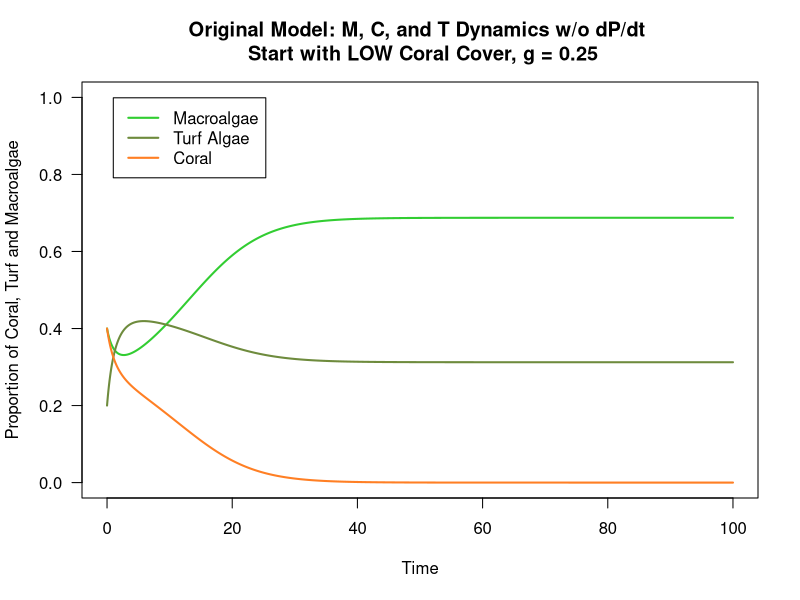
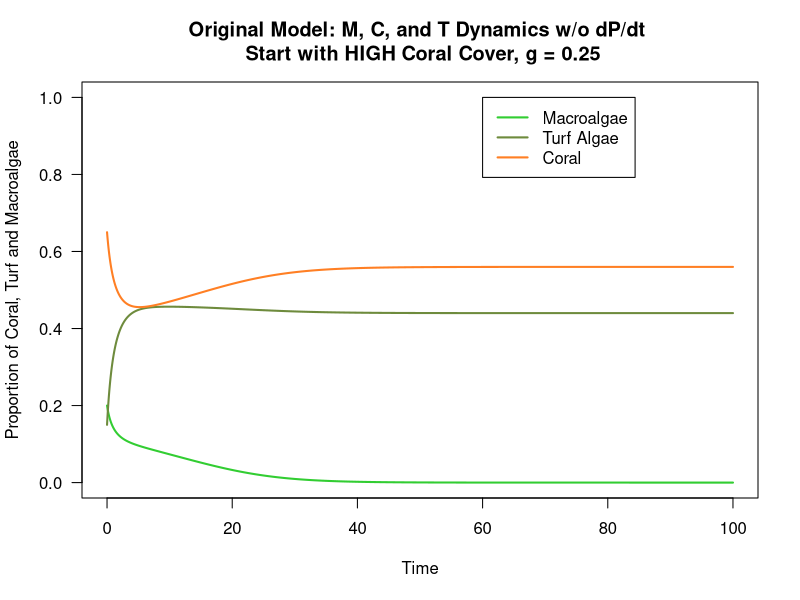
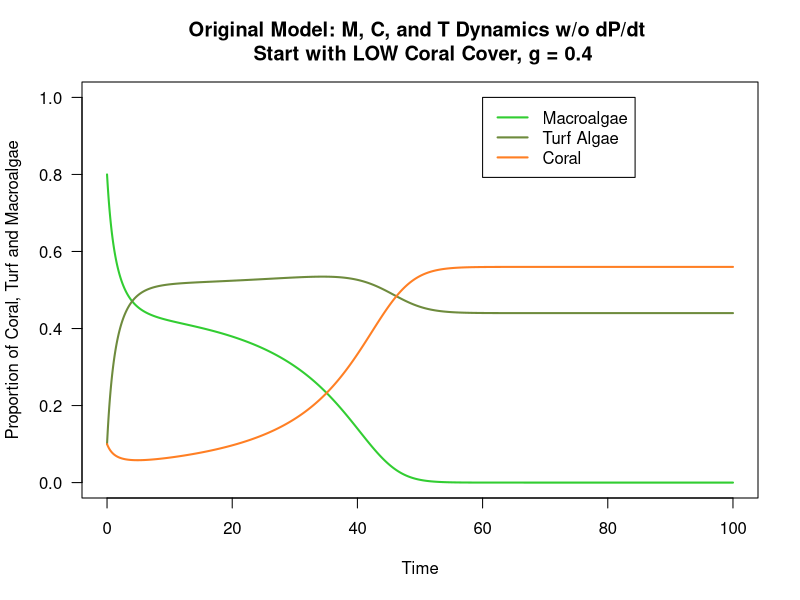
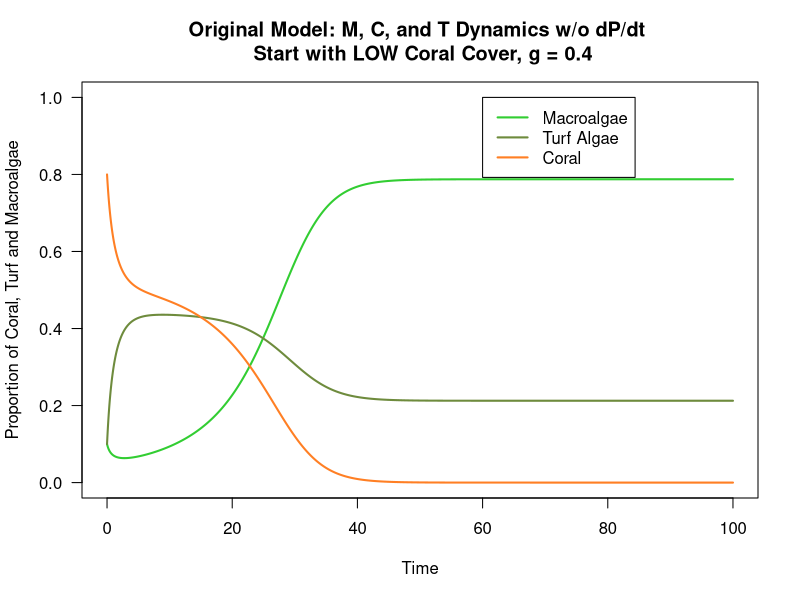
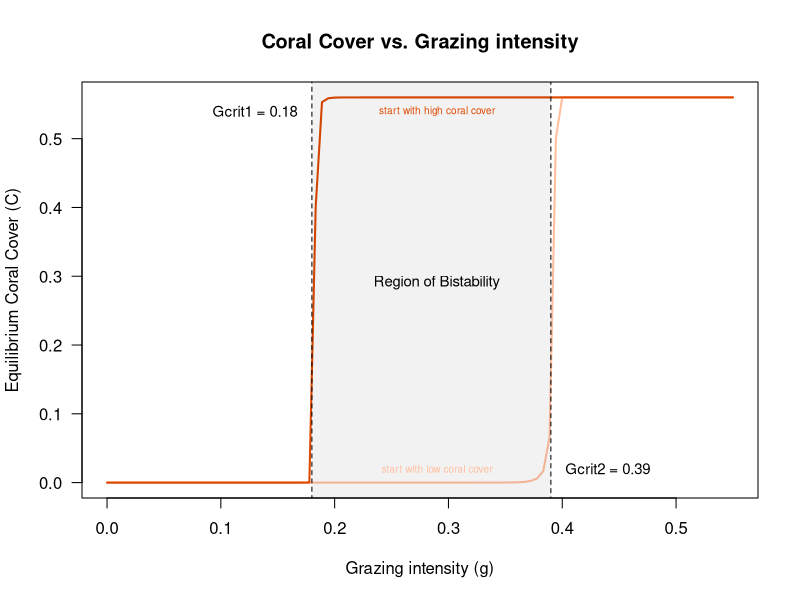
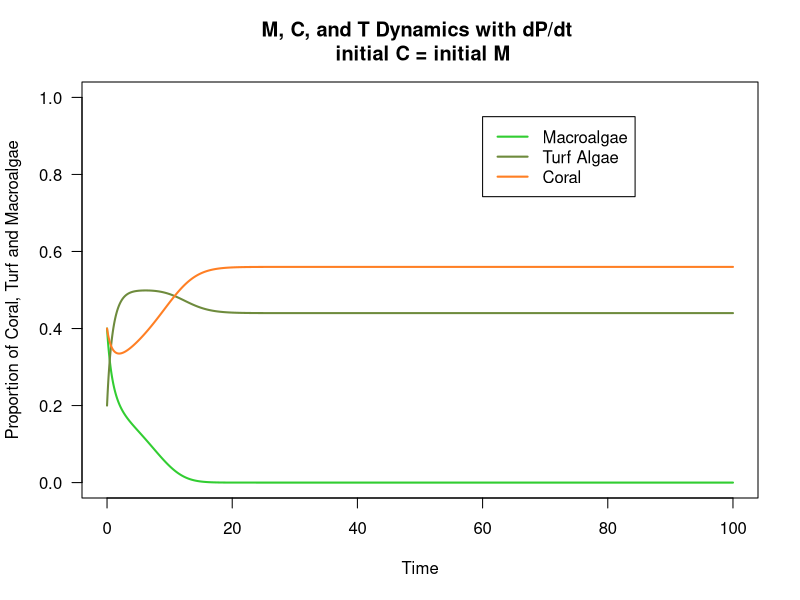
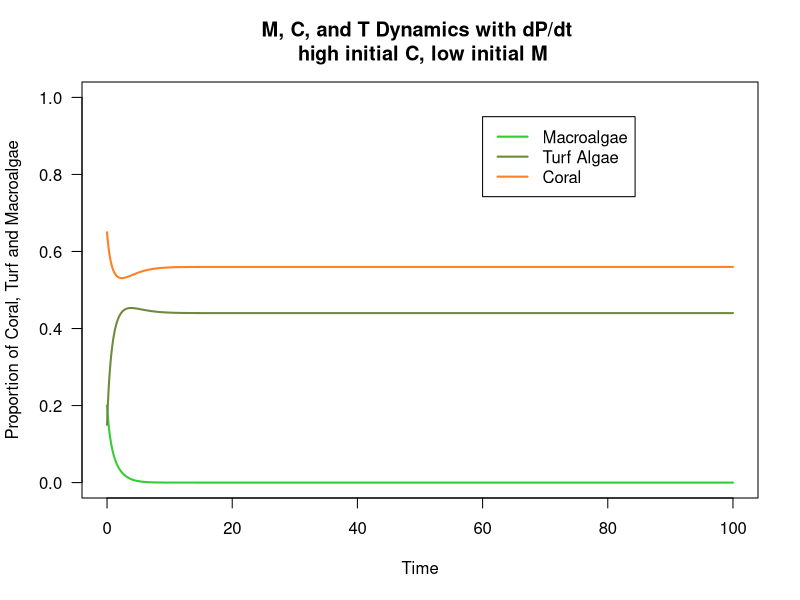
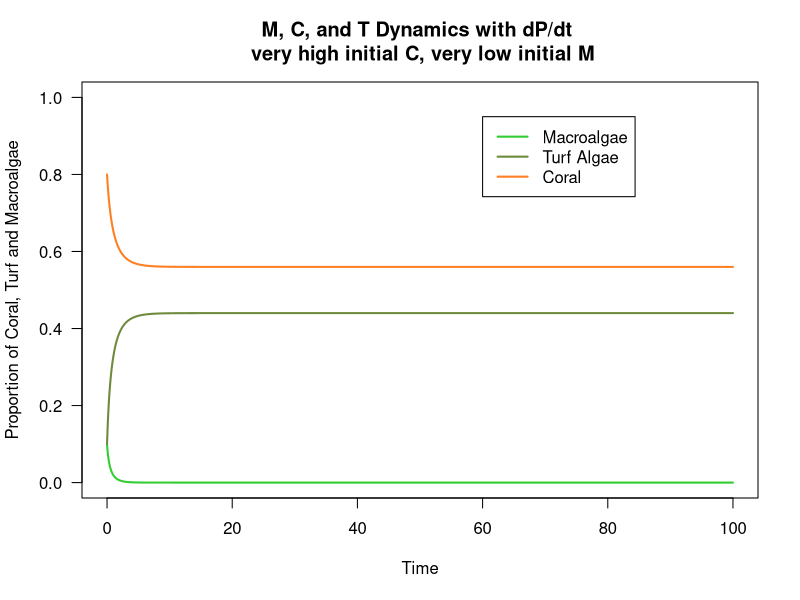

Here is the R script that generated these plots, in order: (Note: a time limit stopped this script after it produced the figures.)
## ---- chunk 1
knitr::opts_chunk$set(echo = TRUE)
## ---- chunk 2
# parrotfish growth rate
s <- 0.49 # intrinsic rate of growth s of parrotfish 

# rate macro algae directly overgrow coral per year
alpha <- 0.1 # coral overgrown by macro algae at a rate a

# rate macro algae spread vegetatively over algal turfs per year
gamma <- 0.8 # at a rate γ (gamma)

# rate of coral recruitment to algal turfs per year; coral always overgrow algal turfs
r <- 1 # corals recruit to and overgrow algal turfs at a rate r

# coral mortality -- natural coral mortality accounts for 2-4% per year, predation for 30%, and remaining mortality from coral disease or tissue damage following bleaching
d <- 0.44 # natural mortality rate of d

# grazing rate g can change, right now im setting it between the critical values 0.18 and 0.39
   # set grazing rate when it is above 0.39 coral will be in high equilibrium 
    #g <- 0.4
   # grazing rate when it is below 0.18 macroalgae will be in high equilibrium 
    #g <- 0.19
   # when grazing rate is between 0.18 and 0.39 and coral starts low, then bistability will bring back to low coral state, but when coral is high initially (above 0.5%), bistability will return to coral 
    #g <- 0.25

# maximum parrotfish carrying capacity
#beta <- C

# fishing pressure 
f <- 0

## ---- chunk 3
## Store plot colors
Mcol <- 'limegreen' # plot color for macropalgae 
Tcol <- 'darkolivegreen4' # plot color for turf algae 
Ccol <- 'chocolate1' # plot color for coral 
Pcol <- 'darkturquoise' #plot color for parrotfish population
## ---- chunk 4
#Initial Conditions:

## C and M start the same
#M0 <- .4 # macro algae starts at 40% concentration
#C0  <- .4 # coral starts at 40%
#T0  <- 1 - M0 - C0  # turf starts at 20% 

## Higher initial C
#M0 <- .2 # macro algae starts at 20% concentration
#C0  <- .65 # coral starts at 65%
#T0  <- 1 - M0 - C0  # turf starts at 15% 

## Highest initial C
#M0 <- .1 # macro algae starts at 10% concentration
#C0  <- .8 # coral starts at 80%
#T0  <- 1 - M0 - C0  # turf starts at 10% 

## High initial M
#M0 <- .8 # macro algae starts at 80% concentration
#C0  <- .1 # coral starts at 10%
#T0  <- 1 - M0 - C0  # turf starts at 10% 

## ---- chunk 5
# setting time and initial values 
# time set 0 to 100
tset <- seq(from = 0, to = 100, length.out = 20000) #set time from 0 to 100 

# set initial condition for the parameters
# M + C + T = 1 particular region of the seabed is covered entirely by macroalgae (M), coral (C), and algal turfs (T) (variables)
M0 <- .4 # macro algae starts at 40% concentration
C0  <- .4 # coral starts at 40%
T0  <- 1 - M0 - C0  # turf starts at 20% 

### Simulation 1: M, C, T dynamics in the absence of parrotfish grazing ###
g <- 0.25 #setting g to between threshold 

# creating holding vectors and filling initial conditions
M.simu <- NaN*tset 
M.simu[1] <- M0
C.simu <- NaN*tset
C.simu[1] <- C0
T.simu <- NaN*tset
T.simu[1] <- T0

#for loop for M, C, T dynamics in absence of parrotfish grazing
for(i in 2:length(tset)){
  # calculating change in time
	dt <- tset[i]-tset[i-1] 
	
	# set variable equal to the simulation value at the previous timestep
	M <- M.simu[i-1]
	C <- C.simu[i-1]
	Tt <- T.simu[i-1]
		

	# calculating change in population size -- replace g with P squiggle (P)
	dM <- ( (alpha*M*C) - ((g*M)/(M + Tt)) + (gamma*M*Tt) ) * dt 
	#dT <- ( (g*M)/(M + T) - (gamma*M*T) - (r*T*C) + (d*C)) * dt 
	dC <- ((r*Tt*C) - (d*C) - (alpha*M*C) ) * dt
	
	# calculating total population size
	M.simu[i] <- M.simu[i-1] + dM
	C.simu[i] <- C.simu[i-1] + dC
	T.simu[i] <- 1 - C.simu[i] - M.simu[i]
}

# plot for M/C/T dynamics in the absence of parrotfish grazing
    # g = 0.4, C0 = 0.3
# plot macroalgae
plot(x = tset, y = M.simu,
     type = 'l', las = 1, lwd = 2, col = Mcol,
     xlab = 'Time', ylab = 'Proportion of Coral, Turf and Macroalgae',
     xlim = c(min(tset), max(tset)), ylim = c(0, 1))
# plot turf
lines(x = tset, y = T.simu,
      lwd = 2, col = Tcol)
# plot coral
lines(x = tset, y = C.simu,
      lwd = 2, col = Ccol)

title("Original Model: M, C, and T Dynamics w/o dP/dt \n Start with LOW Coral Cover, g = 0.25")

legend(x = 1, y = .999,
       c('Macroalgae', 'Turf Algae', 'Coral'),
       lwd = 2,
       col = c(Mcol, Tcol, Ccol))
## ---- chunk 6
# setting time and initial values 
# time set 0 to 100
tset <- seq(from = 0, to = 100, length.out = 20000) #set time from 0 to 100 

# set initial condition for the parameters, I just set these randomly but also to be equal to 1 as the paper says 
# M + C + T = 1 particular region of the seabed is covered entirely by macroalgae (M), coral (C), and algal turfs (T) (variables)
M0 <- .2 # macro algae starts at 20% concentration
C0  <- .65 # coral starts at 65%
T0  <- 1 - M0 - C0  # turf starts at 15% 

### Simulation 1: M, C, T dynamics in the absence of parrotfish grazing ###
g <- 0.25 #setting g to between threshold  

# creating holding vectors and filling initial conditions
M.simu1 <- NaN*tset 
M.simu1[1] <- M0
C.simu1 <- NaN*tset
C.simu1[1] <- C0
T.simu1 <- NaN*tset
T.simu1[1] <- T0

#for loop for M, C, T dynamics in absence of parrotfish grazing
for(i in 2:length(tset)){
  # calculating change in time
	dt <- tset[i]-tset[i-1] 
	
	# set variable equal to the simulation value at the previous timestep
	M <- M.simu1[i-1]
	C <- C.simu1[i-1]
	Tt <- T.simu1[i-1]
		

	# calculating change in population size -- replace g with P squiggle (P)
	dM <- ( (alpha*M*C) - ((g*M)/(M + Tt)) + (gamma*M*Tt) ) * dt 
	#dT <- ( (g*M)/(M + T) - (gamma*M*T) - (r*T*C) + (d*C)) * dt 
	dC <- ((r*Tt*C) - (d*C) - (alpha*M*C) ) * dt
	
	# calculating total population size
	M.simu1[i] <- M.simu1[i-1] + dM
	C.simu1[i] <- C.simu1[i-1] + dC
	T.simu1[i] <- 1 - C.simu1[i] - M.simu1[i]
}

# plot for M/C/T dynamics in the absence of parrotfish grazing, HIGH coral cover 
# plot macroalgae
plot(x = tset, y = M.simu1,
     type = 'l', las = 1, lwd = 2, col = Mcol,
     xlab = 'Time', ylab = 'Proportion of Coral, Turf and Macroalgae',
     xlim = c(min(tset), max(tset)), ylim = c(0, 1))
# plot turf
lines(x = tset, y = T.simu1,
      lwd = 2, col = Tcol)
# plot coral
lines(x = tset, y = C.simu1,
      lwd = 2, col = Ccol)

title("Original Model: M, C, and T Dynamics w/o dP/dt \n Start with HIGH Coral Cover, g = 0.25")

legend(x = 60, y = 1,
       c('Macroalgae', 'Turf Algae', 'Coral'),
       lwd = 2,
       col = c(Mcol, Tcol, Ccol))
## ---- chunk 7
# setting time and initial values 
# time set 0 to 100
tset <- seq(from = 0, to = 100, length.out = 20000) #set time from 0 to 100 

# set initial condition for the parameters, I just set these randomly but also to be equal to 1 as the paper says 
# M + C + T = 1 particular region of the seabed is covered entirely by macroalgae (M), coral (C), and algal turfs (T) (variables)
M0 <- .8 # macro algae starts at 80% concentration
C0  <- .1 # coral starts at 10%
T0  <- 1 - M0 - C0  # turf starts at 10% 

### Simulation 1: M, C, T dynamics in the absence of parrotfish grazing ###
g <- 0.4 #setting g to above threshold 

# creating holding vectors and filling initial conditions
M.simuG <- NaN*tset 
M.simuG[1] <- M0
C.simuG <- NaN*tset
C.simuG[1] <- C0
T.simuG <- NaN*tset
T.simuG[1] <- T0

#for loop for M, C, T dynamics in absence of parrotfish grazing
for(i in 2:length(tset)){
  # calculating change in time
	dt <- tset[i]-tset[i-1] 
	
	# set variable equal to the simulation value at the previous timestep
	M <- M.simuG[i-1]
	C <- C.simuG[i-1]
	Tt <- T.simuG[i-1]
		

	# calculating change in population size -- replace g with P squiggle (P)
	dM <- ( (alpha*M*C) - ((g*M)/(M + Tt)) + (gamma*M*Tt) ) * dt 
	#dT <- ( (g*M)/(M + T) - (gamma*M*T) - (r*T*C) + (d*C)) * dt 
	dC <- ((r*Tt*C) - (d*C) - (alpha*M*C) ) * dt
	
	# calculating total population size
	M.simuG[i] <- M.simuG[i-1] + dM
	C.simuG[i] <- C.simuG[i-1] + dC
	T.simuG[i] <- 1 - C.simuG[i] - M.simuG[i]
}

# plot for M/C/T dynamics in the absence of parrotfish grazing, low coral cover, high G 
# plot macroalgae
plot(x = tset, y = M.simuG,
     type = 'l', las = 1, lwd = 2, col = Mcol,
     xlab = 'Time', ylab = 'Proportion of Coral, Turf and Macroalgae',
     xlim = c(min(tset), max(tset)), ylim = c(0, 1))
# plot turf
lines(x = tset, y = T.simuG,
      lwd = 2, col = Tcol)
# plot coral
lines(x = tset, y = C.simuG,
      lwd = 2, col = Ccol)

title("Original Model: M, C, and T Dynamics w/o dP/dt \n Start with LOW Coral Cover, g = 0.4")

legend(x = 60, y = 1,
       c('Macroalgae', 'Turf Algae', 'Coral'),
       lwd = 2,
       col = c(Mcol, Tcol, Ccol))
## ---- chunk 8
# setting time and initial values 
# time set 0 to 100
tset <- seq(from = 0, to = 100, length.out = 20000) #set time from 0 to 100 

# set initial condition for the parameters, I just set these randomly but also to be equal to 1 as the paper says 
# M + C + T = 1 particular region of the seabed is covered entirely by macroalgae (M), coral (C), and algal turfs (T) (variables)
M0 <- .1 # macro algae starts at 10% concentration
C0  <- .8 # coral starts at 80%
T0  <- 1 - M0 - C0  # turf starts at 10% 

### Simulation 1: M, C, T dynamics in the absence of parrotfish grazing ###
g <- 0.17 #setting g to above threshold 

# creating holding vectors and filling initial conditions
M.simuG <- NaN*tset 
M.simuG[1] <- M0
C.simuG <- NaN*tset
C.simuG[1] <- C0
T.simuG <- NaN*tset
T.simuG[1] <- T0

#for loop for M, C, T dynamics in absence of parrotfish grazing
for(i in 2:length(tset)){
  # calculating change in time
	dt <- tset[i]-tset[i-1] 
	
	# set variable equal to the simulation value at the previous timestep
	M <- M.simuG[i-1]
	C <- C.simuG[i-1]
	Tt <- T.simuG[i-1]
		

	# calculating change in population size -- replace g with P squiggle (P)
	dM <- ( (alpha*M*C) - ((g*M)/(M + Tt)) + (gamma*M*Tt) ) * dt 
	#dT <- ( (g*M)/(M + T) - (gamma*M*T) - (r*T*C) + (d*C)) * dt 
	dC <- ((r*Tt*C) - (d*C) - (alpha*M*C) ) * dt
	
	# calculating total population size
	M.simuG[i] <- M.simuG[i-1] + dM
	C.simuG[i] <- C.simuG[i-1] + dC
	T.simuG[i] <- 1 - C.simuG[i] - M.simuG[i]
}

# plot for M/C/T dynamics in the absence of parrotfish grazing, low coral cover, high G 
# plot macroalgae
plot(x = tset, y = M.simuG,
     type = 'l', las = 1, lwd = 2, col = Mcol,
     xlab = 'Time', ylab = 'Proportion of Coral, Turf and Macroalgae',
     xlim = c(min(tset), max(tset)), ylim = c(0, 1))
# plot turf
lines(x = tset, y = T.simuG,
      lwd = 2, col = Tcol)
# plot coral
lines(x = tset, y = C.simuG,
      lwd = 2, col = Ccol)

title("Original Model: M, C, and T Dynamics w/o dP/dt \n Start with LOW Coral Cover, g = 0.4")

legend(x = 60, y = 1,
       c('Macroalgae', 'Turf Algae', 'Coral'),
       lwd = 2,
       col = c(Mcol, Tcol, Ccol))
## ---- chunk 9
alpha <- 0.1 # coral overgrown by macroalgae at a rate a

# rate macroalgae spread vegetatively over algal turfs per year
gamma <- 0.8 # at a rate γ (gamma)

# rate of coral recruitment to algal turfs per year; coral always overgrow algal turfs
r <- 1 # corals recruit to and overgrow algal turfs at a rate r

# coral mortality -- natural coral mortality accounts for 2-4% per year, predation for 30%, and remaining mortality from coral disease or tissue damage following bleaching
d <- 0.44 # natural mortality rate of d



# setting a g set vector 
g_set <- seq(from = 0, to = 0.55, length.out = 100)


#set for C when it starts low: for region of bistability 
Mset <- NaN*g_set # holding vector for the equilibrium resource population size for each value of Y in Yset
Csetlow <- NaN*g_set # holding vector for N population size for each value of Y in Yset
Tset <- NaN*g_set # holding vector for M population size for each value of Y in Yset


#nested for loop  
for(j in 1:length(g_set)){ # for each element j from 1 to the length of Kset
	g <- g_set[j] # set g equal to the jth element of Kset
	
	# now simulate the model with this vector of Kset:
	# create holding vectors 
  M.simu <- NaN*tset; M.simu[1] <- 0.9
  C.simu <- NaN*tset; C.simu[1] <- 0.05
  T.simu <- NaN*tset; T.simu[1] <- 0.05

for(i in 2:length(tset)){
  # calculating change in time
	dt <- tset[i]-tset[i-1] 
	
	# set variable equal to the simulation value at the previous timestep
	M <- M.simu[i-1]
	C <- C.simu[i-1]
	Tt <- T.simu[i-1]
		
	# calculating change in population size -- replace g with P squiggle (P)
	dM <- ( (alpha*M*C) - ((g*M)/(M + Tt)) + (gamma*M*Tt) ) * dt 
	#dT <- ( (g*M)/(M + T) - (gamma*M*T) - (r*T*C) + (d*C)) * dt 
	dC <- ((r*Tt*C) - (d*C) - (alpha*M*C) ) * dt
	
	# calculating total population size
	M.simu[i] <- M.simu[i-1] + dM
	C.simu[i] <- C.simu[i-1] + dC
	T.simu[i] <- 1 - C.simu[i] - M.simu[i]
}
	
	# storing population sizes at the last timepoint of our simulation (the equilibrium population sizes) in our holding vectors for equilibrium population sizes 
  Mset[j] <- M.simu[length(tset)] 
	Csetlow[j] <- C.simu[length(tset)] 
	Tset[j] <- T.simu[length(tset)] 
	
}
## ---- chunk 10
#set for C when it starts HIGH: for region of bistability 
Mset <- NaN*g_set # holding vector for the equilibrium resource population size for each value of Y in Yset
Csethigh <- NaN*g_set # holding vector for N population size for each value of Y in Yset
Tset <- NaN*g_set # holding vector for M population size for each value of Y in Yset


#nested for loop  
for(j in 1:length(g_set)){ # for each element j from 1 to the length of Kset
	g <- g_set[j] # set g equal to the jth element of Kset
	
	# now simulate the model with this vector of Kset:
	# create holding vectors 
  M.simu <- NaN*tset; M.simu[1] <- 0.05
  C.simu <- NaN*tset; C.simu[1] <- 0.9
  T.simu <- NaN*tset; T.simu[1] <- 0.05

for(i in 2:length(tset)){
  # calculating change in time
	dt <- tset[i]-tset[i-1] 
	
	# set variable equal to the simulation value at the previous timestep
	M <- M.simu[i-1]
	C <- C.simu[i-1]
	Tt <- T.simu[i-1]
		
	# calculating change in population size -- replace g with P squiggle (P)
	dM <- ( (alpha*M*C) - ((g*M)/(M + Tt)) + (gamma*M*Tt) ) * dt 
	#dT <- ( (g*M)/(M + T) - (gamma*M*T) - (r*T*C) + (d*C)) * dt 
	dC <- ((r*Tt*C) - (d*C) - (alpha*M*C) ) * dt
	
	# calculating total population size
	M.simu[i] <- M.simu[i-1] + dM
	C.simu[i] <- C.simu[i-1] + dC
	T.simu[i] <- 1 - C.simu[i] - M.simu[i]
}
	
	# storing population sizes at the last timepoint of our simulation (the equilibrium population sizes) in our holding vectors for equilibrium population sizes 
  Mset[j] <- M.simu[length(tset)] 
	Csethigh[j] <- C.simu[length(tset)] 
	Tset[j] <- T.simu[length(tset)] 
	
}
## ---- chunk 11
# plot grazing as function of Coral cover

plot(x = g_set, y = Csetlow, #plot the grazing bifurcation when coral starts low
     type = 'l', las = 1, lwd = 2, col = '#FFBE9F', 
     xlab = 'Grazing intensity (g)', ylab = 'Equilibrium Coral Cover (C)',
     main = 'Coral Cover vs. Grazing intensity')
lines(x = g_set, y = Csethigh, col = '#DE4800', lwd = 2) #plot the grazing bifurcation when coral starts high

#showing bistability  
rect(xleft = 0.18, ybottom = -1, xright = 0.39, ytop = 0.7, col = rgb(0, 0, 0, alpha = 0.05), lty = 2, border = 1) #ligth grey box to show recovery
text(x = 0.29, y = 0.29, 'Region of Bistability', cex = 0.9) # text to signify bistability
text(x = 0.29, y = 0.54, 'start with high coral cover', cex = 0.6, col = '#DE4800') # text to signify low coral cover 
text(x = 0.29, y = 0.02, 'start with low coral cover', cex = 0.6, col = '#FFBE9F') # text to signify high coral cover 

text(x = 0.13, y = 0.54, 'Gcrit1 = 0.18', cex = 0.9) # text for g crit 1
text(x = 0.44, y = 0.02, 'Gcrit2 = 0.39', cex = 0.9) # text for g crit 2

## ---- chunk 12
####  Simulation 2: WITH PARROTFISH -- habitat as primary limiting resource ####

## Notes and Assumptions ##
# parrotfish logistic growth changes the grazing rate (g = P, see model assumptions) and therefore impacts M, C, and T dynamics
# assume that f = 0 (no fishing)
# g(P) = alpha*P/beta where alpha is a positive constant. # alpha = g_max, assumed to be 1, so g(P) = P/beta, which guarantees that the grazing intensity arrives at a maximum only if f = 0 and P(t) reaches maximum carrying capacity, requiring no limitation from habitat (i.e., K(C) = 1)
# so we can assume for this simulation that beta = K(C) = C
# P = P squiggle here, which is population size relative to maximum carrying capacity (beta)
# g(P) = P squiggle = P, so in the equation for dM, we've replaced g with P


## equal M and C initial conditions ##
M0 <- .4 # macro algae starts at 50% concentration
C0  <- .4 # coral starts at 30%
T0  <- 1 - M0 - C0  # turf starts at 20% 
P0 <- 0.5

# creating holding vectors and filling initial conditions
M.simu2 <- NaN*tset 
M.simu2[1] <- M0
T.simu2 <- NaN*tset
T.simu2[1] <- T0
C.simu2 <- NaN*tset
C.simu2[1] <- C0
P.simu2 <- NaN*tset
P.simu2[1] <- P0

#for loop for the simulation
for(i in 2:length(tset)){
  # calculating change in time
	dt <- tset[i]-tset[i-1] 
	
	# set variable equal to the simulation value at the previous timestep
	M <- M.simu2[i-1]
	C <- C.simu2[i-1]
	Tt <- T.simu2[i-1]
	P <- P.simu2[i-1]
		

	# calculating change in population size -- replace g with P squiggle (P)
	dM <- ( (alpha*M*C) - ((P*M)/(M + Tt)) + (gamma*M*Tt) ) * dt 
	#dT <- ( (g*M)/(M + T) - (gamma*M*T) - (r*T*C) + (d*C)) * dt 
	dC <- ((r*Tt*C) - (d*C) - (alpha*M*C) ) * dt
	# parrotfish population growth, assuming f = 0, and max carrying capacity = C
	dP <- ((s*P)*(1 - (P/C)) - f*P) * dt
	
	# calculating total population size
	M.simu2[i] <- M.simu2[i-1] + dM
	C.simu2[i] <- C.simu2[i-1] + dC
	T.simu2[i] <- 1 - C.simu2[i] - M.simu2[i]
	# P here is population relative to maximum carrying capacity (beta), which also equals coral cover. So P = population relative to coral cover.
	P.simu2[i] <- P.simu2[i-1] + dP
}


## PLOT

# plot macroalgae
plot(x = tset, y = M.simu2,
     type = 'l', las = 1, lwd = 2, col = Mcol,
     xlab = 'Time', ylab = 'Proportion of Coral, Turf and Macroalgae',
     xlim = c(min(tset), max(tset)), ylim = c(0, 1))
# plot turf
lines(x = tset, y = T.simu2,
      lwd = 2, col = Tcol)
# plot coral
lines(x = tset, y = C.simu2,
      lwd = 2, col = Ccol)
#plot parrotfish
# lines(x = tset, y = P.simu2,
#       lwd = 2, col = Pcol)

title("M, C, and T Dynamics with dP/dt \n initial C = initial M")

legend(x = 60, y = 0.95,
       c('Macroalgae', 'Turf Algae', 'Coral'),
       lwd = 2,
       col = c(Mcol, Tcol, Ccol))

## ---- chunk 13
## Simulation 2: higher initial C

## Higher initial C
M0 <- .2 # macro algae starts at 20% concentration
C0  <- .65 # coral starts at 65%
T0  <- 1 - M0 - C0  # turf starts at 15% 
P0 <- 0.5

# creating holding vectors and filling initial conditions
M.simu3 <- NaN*tset 
M.simu3[1] <- M0
T.simu3 <- NaN*tset
T.simu3[1] <- T0
C.simu3 <- NaN*tset
C.simu3[1] <- C0
P.simu3 <- NaN*tset
P.simu3[1] <- P0

#for loop for the simulation
for(i in 2:length(tset)){
  # calculating change in time
	dt <- tset[i]-tset[i-1] 
	
	# set variable equal to the simulation value at the previous timestep
	M <- M.simu3[i-1]
	C <- C.simu3[i-1]
	Tt <- T.simu3[i-1]
	P <- P.simu3[i-1]
		

	# calculating change in population size -- replace g with P squiggle (P)
	dM <- ( (alpha*M*C) - ((P*M)/(M + Tt)) + (gamma*M*Tt) ) * dt 
	#dT <- ( (g*M)/(M + T) - (gamma*M*T) - (r*T*C) + (d*C)) * dt 
	dC <- ((r*Tt*C) - (d*C) - (alpha*M*C) ) * dt
	# parrotfish population growth, assuming f = 0, and max carrying capacity = C
	dP <- ((s*P)*(1 - (P/C)) - f*P) * dt
	
	# calculating total population size
	M.simu3[i] <- M.simu3[i-1] + dM
	C.simu3[i] <- C.simu3[i-1] + dC
	T.simu3[i] <- 1 - C.simu3[i] - M.simu3[i]
	# P here is population relative to maximum carrying capacity (beta), which also equals coral cover. So P = population relative to coral cover.
	P.simu3[i] <- P.simu3[i-1] + dP
}


## PLOT

# plot macroalgae
plot(x = tset, y = M.simu3,
     type = 'l', las = 1, lwd = 2, col = Mcol,
     xlab = 'Time', ylab = 'Proportion of Coral, Turf and Macroalgae',
     xlim = c(min(tset), max(tset)), ylim = c(0, 1))
# plot turf
lines(x = tset, y = T.simu3,
      lwd = 2, col = Tcol)
# plot coral
lines(x = tset, y = C.simu3,
      lwd = 2, col = Ccol)
#plot parrotfish
# lines(x = tset, y = P.simu3,
#       lwd = 2, col = Pcol, lty = 2)

title("M, C, and T Dynamics with dP/dt \n high initial C, low initial M")

legend(x = 60, y = 0.95,
       c('Macroalgae', 'Turf Algae', 'Coral'),
       lwd = 2,
       col = c(Mcol, Tcol, Ccol))
## ---- chunk 14
## Simulation 2: highest initial C

## Highest initial C
M0 <- .1 # macro algae starts at 10% concentration
C0  <- .8 # coral starts at 80%
T0  <- 1 - M0 - C0  # turf starts at 10% 
P0 <- 0.5

# creating holding vectors and filling initial conditions
M.simu4 <- NaN*tset 
M.simu4[1] <- M0
T.simu4 <- NaN*tset
T.simu4[1] <- T0
C.simu4 <- NaN*tset
C.simu4[1] <- C0
P.simu4 <- NaN*tset
P.simu4[1] <- P0

#for loop for the simulation
for(i in 2:length(tset)){
  # calculating change in time
	dt <- tset[i]-tset[i-1] 
	
	# set variable equal to the simulation value at the previous timestep
	M <- M.simu4[i-1]
	C <- C.simu4[i-1]
	Tt <- T.simu4[i-1]
	P <- P.simu4[i-1]
		

	# calculating change in population size -- replace g with P squiggle (P)
	dM <- ( (alpha*M*C) - ((P*M)/(M + Tt)) + (gamma*M*Tt) ) * dt 
	#dT <- ( (g*M)/(M + T) - (gamma*M*T) - (r*T*C) + (d*C)) * dt 
	dC <- ((r*Tt*C) - (d*C) - (alpha*M*C) ) * dt
	# parrotfish population growth, assuming f = 0, and max carrying capacity = C
	dP <- ((s*P)*(1 - (P/C)) - f*P) * dt
	
	# calculating total population size
	M.simu4[i] <- M.simu4[i-1] + dM
	C.simu4[i] <- C.simu4[i-1] + dC
	T.simu4[i] <- 1 - C.simu4[i] - M.simu4[i]
	# P here is population relative to maximum carrying capacity (beta), which also equals coral cover. So P = population relative to coral cover.
	P.simu4[i] <- P.simu4[i-1] + dP
}


## PLOT

# plot macroalgae
plot(x = tset, y = M.simu4,
     type = 'l', las = 1, lwd = 2, col = Mcol,
     xlab = 'Time', ylab = 'Proportion of Coral, Turf and Macroalgae',
     xlim = c(min(tset), max(tset)), ylim = c(0, 1))
# plot turf
lines(x = tset, y = T.simu4,
      lwd = 2, col = Tcol)
# plot coral
lines(x = tset, y = C.simu4,
      lwd = 2, col = Ccol)
#plot parrotfish
# lines(x = tset, y = P.simu3,
#       lwd = 2, col = Pcol, lty = 2)

title("M, C, and T Dynamics with dP/dt \n very high initial C, very low initial M")

legend(x = 60, y = 0.95,
       c('Macroalgae', 'Turf Algae', 'Coral'),
       lwd = 2,
       col = c(Mcol, Tcol, Ccol))
## ---- chunk 15
## Simulation 2: highest initial M, lowest C

## High initial M, low C
M0 <- .8 # macro algae starts at 80% concentration
C0  <- .1 # coral starts at 10%
T0  <- 1 - M0 - C0  # turf starts at 10% 
P0 <- 0.5

# creating holding vectors and filling initial conditions
M.simu5 <- NaN*tset 
M.simu5[1] <- M0
T.simu5 <- NaN*tset
T.simu5[1] <- T0
C.simu5 <- NaN*tset
C.simu5[1] <- C0
P.simu5 <- NaN*tset
P.simu5[1] <- P0

#for loop for the simulation
for(i in 2:length(tset)){
  # calculating change in time
	dt <- tset[i]-tset[i-1] 
	
	# set variable equal to the simulation value at the previous timestep
	M <- M.simu5[i-1]
	C <- C.simu5[i-1]
	Tt <- T.simu5[i-1]
	P <- P.simu5[i-1]
		

	# calculating change in population size -- replace g with P squiggle (P)
	dM <- ( (alpha*M*C) - ((P*M)/(M + Tt)) + (gamma*M*Tt) ) * dt 
	#dT <- ( (g*M)/(M + T) - (gamma*M*T) - (r*T*C) + (d*C)) * dt 
	dC <- ((r*Tt*C) - (d*C) - (alpha*M*C) ) * dt
	# parrotfish population growth, assuming f = 0, and max carrying capacity = C
	dP <- ((s*P)*(1 - (P/C)) - f*P) * dt
	
	# calculating total population size
	M.simu5[i] <- M.simu5[i-1] + dM
	C.simu5[i] <- C.simu5[i-1] + dC
	T.simu5[i] <- 1 - C.simu5[i] - M.simu5[i]
	# P here is population relative to maximum carrying capacity (beta), which also equals coral cover. So P = population relative to coral cover.
	P.simu5[i] <- P.simu5[i-1] + dP
}


## PLOT

# plot macroalgae
plot(x = tset, y = M.simu5,
     type = 'l', las = 1, lwd = 2, col = Mcol,
     xlab = 'Time', ylab = 'Proportion of Coral, Turf and Macroalgae',
     xlim = c(min(tset), max(tset)), ylim = c(0, 1))
# plot turf
lines(x = tset, y = T.simu5,
      lwd = 2, col = Tcol)
# plot coral
lines(x = tset, y = C.simu5,
      lwd = 2, col = Ccol)
#plot parrotfish
# lines(x = tset, y = P.simu3,
#       lwd = 2, col = Pcol, lty = 2)

title("M, C, and T Dynamics with dP/dt \n very low initial C, very high initial M")

legend(x = 60, y = 0.95,
       c('Macroalgae', 'Turf Algae', 'Coral'),
       lwd = 2,
       col = c(Mcol, Tcol, Ccol))
## ---- chunk 16
### Bifurcation diagram of fishing effort parameter vs. coral cover equilibrium value

# sequence of values for f (fishing pressure)
fset <- seq(from = 0, to = 1,length.out = 50)

# holding vectors for equilibrium values of C, M, and T
Cstarset <- NaN*fset 
Mstarset <- NaN*fset
Tstarset <- NaN*fset
Pstarset <- NaN*fset

# for loop for fishing pressure bifurcation diagram
for(j in 1:length(fset)){
  # assign the value of Y
	f <- fset[j] 
	
	# create a holding vector for predator and prey populations
	# and fill with initial conditions
	C.simu_f <- NaN*tset
	C.simu_f[1] <- 1   
	M.simu_f <- NaN*tset 
	M.simu_f[1] <- 1
	T.simu_f <- NaN*tset 
	T.simu_f[1] <- 1
	P.simu_f <- NaN*tset 
	P.simu_f[1] <- 1
	
	for(i in 2:length(tset)){
	  # calculating change in time
		  # calculating change in time
	  dt <- tset[i]-tset[i-1] 
	
	  # set variable equal to the simulation value at the previous timestep
	  M <- M.simu_f[i-1]
	  C <- C.simu_f[i-1]
	  Tt <- T.simu_f[i-1]
	  P <- P.simu_f[i-1]
		
  	# parrotfish population growth, assuming f = 0, and max carrying capacity = C
  	dP <- ((s*P)*(1 - (P/C)) - f*P) * dt
	  # calculating change in population size -- replace g with P squiggle (P)
  	dM <- ( (alpha*M*C) - ((P*M)/(M + Tt)) + (gamma*M*Tt) ) * dt 
  	#dT <- ( (g*M)/(M + T) - (gamma*M*T) - (r*T*C) + (d*C)) * dt 
  	dC <- ((r*Tt*C) - (d*C) - (alpha*M*C) ) * dt

	
  	# calculating total population size
  	M.simu_f[i] <- M.simu_f[i-1] + dM
  	C.simu_f[i] <- C.simu_f[i-1] + dC
  	T.simu_f[i] <- 1 - C.simu_f[i] - M.simu_f[i]
	  # P here is population relative to maximum carrying capacity (beta), which also equals coral cover. So P = population relative to   coral cover.
  	P.simu_f[i] <- P.simu_f[i-1] + dP
  	} #end of the inner for loop
	
	# storing last population size (equilibrium population size) in holding vectors for equilibrium population sizes
	Cstarset[j] <- C.simu_f[length(tset)]
	Mstarset[j] <- M.simu_f[length(tset)]
	Tstarset[j] <- T.simu_f[length(tset)]
	Pstarset[j] <- P.simu_f[length(tset)]
	
} #end of outer for loop that iterates over each element in Yset

## ---- chunk 17
## Plot for fishing pressure vs. variables bifurcation diagrams

# plot stable equilibria of  (Pstarset) against density of alternate prey (Yset)
plot(x = fset, y = Cstarset,
     type = 'l', lwd = 2, col = Ccol, las = 1,
     xlab = 'Fishing pressure (f)', ylab = 'Stable equilibria of coral cover, C*')

# plot stable equilibria of prey (Xstarset) against density of alternate prey (Yset)
plot(x = fset, y = Mstarset,
     type = 'l', lwd = 2, col = Mcol, las = 1, 
     xlab = 'Fishing pressure (f)', ylab = 'Stable equilibria of macroalgae cover, M*')

# plot stable equilibria of prey (Xstarset) against density of alternate prey (Yset)
plot(x = fset, y = Tstarset,
     type = 'l', lwd = 2, col = Tcol, las = 1, 
     xlab = 'Fishing pressure (f)', ylab = 'Stable equilibria of turf algae cover, T*')

# plot stable equilibria of prey (Xstarset) against density of alternate prey (Yset)
plot(x = fset, y = Pstarset,
     type = 'l', lwd = 2, col = Pcol, las = 1, 
     xlab = 'Fishing pressure (f)', ylab = 'Stable equilibria of parrotfish population, P*')
## ---- chunk 18
### Bifurcation diagram of fishing effort parameter vs. variables combined 

# sequence of values for f (fishing pressure) focused on the 0.38 threshold
fset <- seq(from = 0.35, to = 0.41,length.out = 50)

# holding vectors for equilibrium values of C, M, and T
Cstarset <- NaN*fset 
Mstarset <- NaN*fset
Tstarset <- NaN*fset
Pstarset <- NaN*fset

# for loop for fishing pressure bifurcation diagram
for(j in 1:length(fset)){
  # assign the value of Y
    f <- fset[j] 
    
    # create a holding vector for predator and prey populations
    # and fill with initial conditions
    C.simu_f <- NaN*tset
    C.simu_f[1] <- 1   
    M.simu_f <- NaN*tset 
    M.simu_f[1] <- 1
    T.simu_f <- NaN*tset 
    T.simu_f[1] <- 1
    P.simu_f <- NaN*tset 
    P.simu_f[1] <- 1
    
    for(i in 2:length(tset)){
      # calculating change in time
          # calculating change in time
      dt <- tset[i]-tset[i-1] 
    
      # set variable equal to the simulation value at the previous timestep
      M <- M.simu_f[i-1]
      C <- C.simu_f[i-1]
      Tt <- T.simu_f[i-1]
      P <- P.simu_f[i-1]
        
    # parrotfish population growth, assuming f = 0, and max carrying capacity = C
    dP <- ((s*P)*(1 - (P/C)) - f*P) * dt
      # calculating change in population size -- replace g with P squiggle (P)
    dM <- ( (alpha*M*C) - ((P*M)/(M + Tt)) + (gamma*M*Tt) ) * dt 
    #dT <- ( (g*M)/(M + T) - (gamma*M*T) - (r*T*C) + (d*C)) * dt 
    dC <- ((r*Tt*C) - (d*C) - (alpha*M*C) ) * dt

    
    # calculating total population size
    M.simu_f[i] <- M.simu_f[i-1] + dM
    C.simu_f[i] <- C.simu_f[i-1] + dC
    T.simu_f[i] <- 1 - C.simu_f[i] - M.simu_f[i]
      # P here is population relative to maximum carrying capacity (beta), which also equals coral cover. So P = population relative to   coral cover.
    P.simu_f[i] <- P.simu_f[i-1] + dP
    } #end of the inner for loop
    
    # storing last population size (equilibrium population size) in holding vectors for equilibrium population sizes
    Cstarset[j] <- C.simu_f[length(tset)]
    Mstarset[j] <- M.simu_f[length(tset)]
    Tstarset[j] <- T.simu_f[length(tset)]
    Pstarset[j] <- P.simu_f[length(tset)]
    
} #end of outer for loop that iterates over each element in Yset
## ---- chunk 19
# Bifurcation diagram with all variables
# plot stable equilibria

#macro aglae
plot(x = fset, y = Mstarset,
     type = 'l', lwd = 2, col = Mcol, las = 1,
     xlab = 'Fishing pressure (f)', ylab = 'Equilibria')

#coral
lines(x = fset, y = Cstarset,
     type = 'l', col = Ccol, lwd=2,)
#turf algae
lines(x = fset, y = Tstarset,
      col = Tcol, lwd = 2,)
#parrotfish
lines(x = fset, y = Pstarset,
     col = Pcol, lwd = 2, )

title("Bifurcation Diagram for Fishing Pressure")

legend(x=0.388,y=0.68,
       legend=c("parrotfish population","macroalgae cover","turf algae cover","coral cover"),
       lty=1, lwd=3,
       col=c(Pcol,Mcol,Tcol,Ccol))
